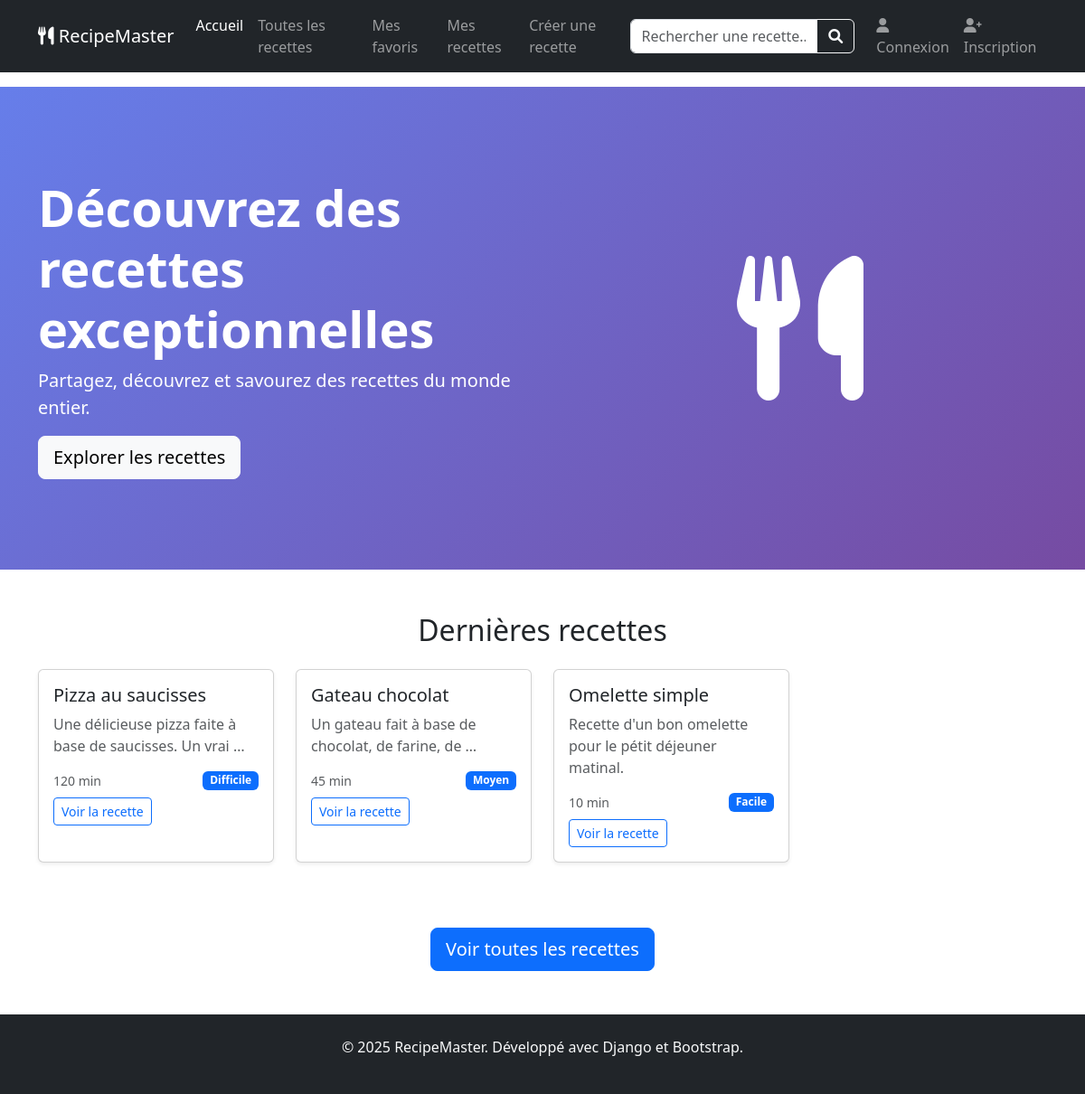
The page / on the database its author committed.
### recipes/models.py (models this page shows, shortened)
class Recipe(models.Model):
    DIFFICULTE_CHOICES = [
        ('facile', 'Facile'),
        ('moyen', 'Moyen'),
        ('difficile', 'Difficile'),
    ]
    titre = models.CharField(
        max_length=100,
        unique=True,
        verbose_name="Titre de la recette"  # ✅ Correction orthographe
    )
    categorie = models.ForeignKey(
        Category,
        on_delete=models.SET_NULL,  # Si on supprime la catégorie, la recette garde sa catégorie vide
        null=True,
        blank=True,
        related_name='recettes',
        verbose_name='Catégorie'
    )
    description = models.TextField(  # ✅ TextField au lieu de CharField pour texte long
        max_length=1000,
        verbose_name='Description'
    )
    temps_preparation = models.PositiveIntegerField(  # ✅ Temps en minutes
        verbose_name="Temps de préparation (minutes)"
    )
    difficulte = models.CharField(
        max_length=20,
        choices=DIFFICULTE_CHOICES,
        default='moyen',
        verbose_name="Niveau de difficulté"
    )
    auteur = models.ForeignKey(
        User,
        on_delete=models.CASCADE,
        related_name='recettes',
        verbose_name='Auteur',
        null= True,
        blank= True
    )
    date_creation = models.DateTimeField(auto_now_add=True)
    date_modification = models.DateTimeField(auto_now=True)
    class Meta:
        verbose_name = 'Recette'  # ✅ Orthographe
        verbose_name_plural = 'Recettes'
        ordering = ['titre']  # ✅ Ordre par titre

### recipes/views.py (the view)
# urls.py: 2. Add a URL to urlpatterns:  path('', views.home, name='home')
def home(request):
    derniere_recettes = Recipe.objects.all().order_by('-date_creation')[:8]
    context = {
        'derniere_recettes': derniere_recettes,
    }
    return render(request, 'recipes/home.html', context)

### recipes/templates/recipes/home.html (shortened to what this page needs)
{% extends 'recipes/base.html' %}
{% block content %}
<section class="hero-section">
    <div class="container">
        <div class="row align-items-center">
            <div class="col-lg-6">
                <h1 class="display-4 fw-bold">Découvrez des recettes exceptionnelles</h1>
                <p class="lead">Partagez, découvrez et savourez des recettes du monde entier.</p>
                <a href="#recettes" class="btn btn-light btn-lg">Explorer les recettes</a>
            </div>
            <div class="col-lg-6 text-center">
                <i class="fas fa-utensils fa-10x"></i>
            </div>
        </div>
    </div>
</section>
<section id="recettes" class="py-5">
    <div class="container">
        <h2 class="text-center mb-4">Dernières recettes</h2>
        <div class="row g-4">
            {% for recipe in derniere_recettes %}
            <div class="col-md-6 col-lg-3">
                <div class="card recipe-card shadow-sm">
                    <div class="card-body">
                        <h5 class="card-title">{{ recipe.titre }}</h5>
                        <p class="card-text text-muted">{{ recipe.description|truncatewords:10 }}</p>
                        <div class="d-flex justify-content-between align-items-center">
                            <small class="text-muted">{{ recipe.temps_preparation }} min</small>
                            <span class="badge bg-primary">{{ recipe.difficulte|title }}</span>
                        </div>
                        <a href="{% url 'recipe_detail' recipe.id %}" class="btn btn-outline-primary btn-sm mt-2">
                            Voir la recette
                        </a>
                    </div>
                </div>
            </div>
            {% empty %}
            <div class="col-12 text-center">
                <p class="text-muted">Aucune recette pour le moment.</p>
            </div>
            {% endfor %}
        </div>
    </div>
</section>
<div class="text-center mt-4">
    <a href="{% url 'recipe_list' %}" class="btn btn-primary btn-lg">
         Voir toutes les recettes
    </a>
</div>
{% endblock %}

### recipes/templates/recipes/base.html (style rules this page uses)
.hero-section { background: linear-gradient(135deg, #667eea 0%, #764ba2 100%); color: white; padding: 100px 0; }
.recipe-card { transition: transform 0.3s ease; height: 100%; }

### rows shown on the page
Recipe: titre "Pizza au saucisses", description "Une délicieuse pizza faite à base de saucisses. Un vrai …", temps_preparation "120", difficulte "Difficile"
Recipe: titre "Gateau chocolat", description "Un gateau fait à base de chocolat, de farine, de …", temps_preparation "45", difficulte "Moyen"
Recipe: titre "Omelette simple", description "Recette d'un bon omelette pour le pétit déjeuner matinal.", temps_preparation "10", difficulte "Facile"
